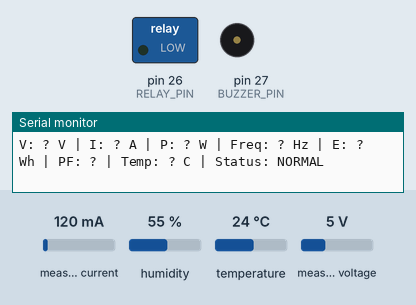
Bench run of a sketch on a simulated Arduino Mega 2560, built for the host (arithmetic inside an expression is 32-bit, double 64-bit). Parts: switched loads named in the sketch (green lamp = pin HIGH), buzzer (waves = sounding, pin HIGH), the last lines printed to the serial monitor. The inputs (shaded band) are chosen by the test bench; at power-on: measured current 120 mA, humidity 55 %, temperature 24 °C, measured voltage 5 V.

Above: at 2.2 s.
2.3 s: measured current set to 210 mA
4.2 s: measured current set to 255 mA
At 6.1 s:
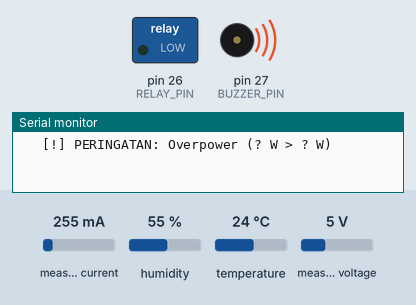
6.5 s: measured current set to 40 mA
At 7.7 s:
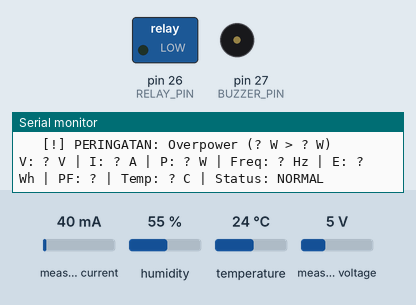
8.5 s: measured current set to 500 mA
At 10.4 s:
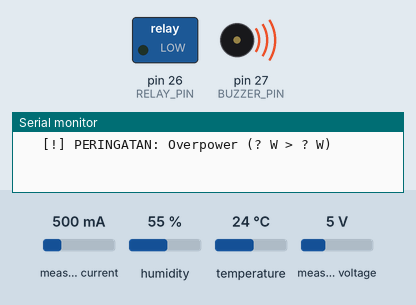
Timing chart, 0 to 11.5 s (numbered marks = the images above; inputs shaded):
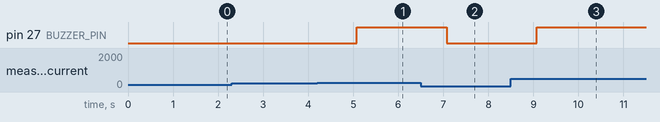

The sketch:

EMORA.ino
```cpp
#include <PZEM004Tv30.h>
#include <DHT.h>

// ----------------------------------------------------
// Definisi Pin Sesuai Skema Hardware
// ----------------------------------------------------
#define RELAY_PIN    26   // Active LOW Relay (Hanya untuk mengalirkan daya utama)
#define DHT_PIN      14   // Data Sensor DHT22
#define BUZZER_PIN   27   // Alarm Buzzer Indikator
#define DHT_TYPE     DHT22

PZEM004Tv30 pzem(Serial2, 16, 17);
DHT dht(DHT_PIN, DHT_TYPE);

// ----------------------------------------------------
// Batas Ambang Peringatan (Thresholds)
// ----------------------------------------------------
const float VOLT_MIN          = 180.0; // Volt (Undervoltage)
const float VOLT_MAX          = 245.0; // Volt (Overvoltage)
const float CURRENT_MAX       = 2.0;   // Ampere (Overcurrent - Sesuaikan dengan kapasitas beban/MCB)
const float POWER_MAX         = 50.0;  // Watt (Overpower)
const float TEMP_MAX          = 45.0;  // Celsius (Overheat)

// Ambang Batas Manajemen Energi
const float FREQ_MIN          = 49.0;  // Hz (Frekuensi Minimal PLN)
const float FREQ_MAX          = 51.0;  // Hz (Frekuensi Maksimal PLN)
const float PF_MIN            = 0.85;  // Power Factor Minimal
const float ENERGY_MAX_HOURLY = 100.0; // Wh (Batas Maksimal Konsumsi per Jam)

unsigned long previousMillis = 0;
const long readInterval = 1000; // Pembacaan data setiap 1 detik

// Variabel Pelacak Konsumsi Energi per Jam
unsigned long lastHourMillis = 0;
const unsigned long oneHourInterval = 3600000; // 1 jam dalam milidetik
float startHourEnergyWh = -1.0;

void setup() {
  Serial.begin(115200);

  pinMode(RELAY_PIN, OUTPUT);
  pinMode(BUZZER_PIN, OUTPUT);

  digitalWrite(RELAY_PIN, LOW);  // Active LOW = ON
  digitalWrite(BUZZER_PIN, LOW); // Buzzer MATI awal

  dht.begin();

  Serial.println("==================================================");
  Serial.println(" SISTEM MONITORING & MANAJEMEN ENERGI (NO-TRIP)  ");
  Serial.println(" Status Relay: ON (Daya Terhubung ke Beban) ");
  Serial.println("==================================================");
  delay(1000);
}

void loop() {
  unsigned long currentMillis = millis();

  if (currentMillis - previousMillis >= readInterval) {
    previousMillis = currentMillis;

    // Pembacaan Parameter Listrik & Lingkungan
    float voltage     = pzem.voltage();
    float current     = pzem.current();
    float power       = pzem.power();
    float energyKwh   = pzem.energy();
    float frequency   = pzem.frequency();
    float pf          = pzem.pf();
    float temperature = dht.readTemperature();
    float humidity    = dht.readHumidity();

    // Validasi Pembacaan PZEM
    if (isnan(voltage)) {
      Serial.println("[WARNING] Gagal membaca data dari sensor PZEM-004T!");
      return;
    }

    float currentEnergyWh = energyKwh * 1000.0f;

    // Inisialisasi Titik Acuan Energi Awal Jam
    if (startHourEnergyWh < 0.0) {
      startHourEnergyWh = currentEnergyWh;
      lastHourMillis = currentMillis;
    }

    // Reset Siklus Perhitungan Setiap 1 Jam
    if (currentMillis - lastHourMillis >= oneHourInterval) {
      lastHourMillis = currentMillis;
      startHourEnergyWh = currentEnergyWh;
    }

    // Hitung Konsumsi Energi Jam Berjalan
    float hourlyEnergyConsumed = currentEnergyWh - startHourEnergyWh;

    // ----------------------------------------------------
    // Deteksi Anomali Per Parameter
    // ----------------------------------------------------
    bool isVoltageAbnormal = (voltage < VOLT_MIN || voltage > VOLT_MAX);
    bool isCurrentAbnormal = (current > CURRENT_MAX);
    bool isPowerAbnormal   = (power > POWER_MAX);
    bool isTempAbnormal    = (!isnan(temperature) && temperature > TEMP_MAX);
    bool isFreqAbnormal    = (frequency < FREQ_MIN || frequency > FREQ_MAX);
    bool isPfAbnormal      = (pf < PF_MIN && power > 5.0);
    bool isEnergyAbnormal  = (hourlyEnergyConsumed > ENERGY_MAX_HOURLY);

    // Tampilkan Seluruh Parameter ke Serial Monitor
    Serial.printf("V: %.1f V | I: %.3f A | P: %.1f W | Freq: %.1f Hz | E: %.1f Wh | PF: %.2f | Temp: %.1f C | Status: ",
                  voltage, current, power, frequency, currentEnergyWh, pf, temperature);

    // ----------------------------------------------------
    // Indikasi Status & Alarm
    // ----------------------------------------------------
    if (isVoltageAbnormal || isCurrentAbnormal || isPowerAbnormal || isTempAbnormal || isFreqAbnormal || isPfAbnormal || isEnergyAbnormal) {
      digitalWrite(BUZZER_PIN, HIGH);
      Serial.println("[ANOMALI DETEKSI]");

      if (isVoltageAbnormal) {
        if (voltage < VOLT_MIN) {
          Serial.printf("   [!] PERINGATAN: Undervoltage (%.1f V < %.1f V)\n", voltage, VOLT_MIN);
        } else {
          Serial.printf("   [!] PERINGATAN: Overvoltage (%.1f V > %.1f V)\n", voltage, VOLT_MAX);
        }
      }

      if (isCurrentAbnormal) {
        Serial.printf("   [!] PERINGATAN: Overcurrent (%.3f A > %.3f A)\n", current, CURRENT_MAX);
      }

      if (isPowerAbnormal) {
        Serial.printf("   [!] PERINGATAN: Overpower (%.1f W > %.1f W)\n", power, POWER_MAX);
      }

      if (isTempAbnormal) {
        Serial.printf("   [!] PERINGATAN: Overheat (%.1f C > %.1f C)\n", temperature, TEMP_MAX);
      }

      if (isFreqAbnormal) {
        Serial.printf("   [!] PERINGATAN: Frekuensi Tidak Normal (%.1f Hz)\n", frequency);
      }

      if (isPfAbnormal) {
        Serial.printf("   [!] PERINGATAN: Power Factor Buruk (%.2f < %.2f)\n", pf, PF_MIN);
      }

      if (isEnergyAbnormal) {
        Serial.printf("   [!] PERINGATAN: Batas Energi Jam Ini Terlampaui (%.1f Wh > %.1f Wh)\n", hourlyEnergyConsumed, ENERGY_MAX_HOURLY);
      }
    } else {
      digitalWrite(BUZZER_PIN, LOW);
      Serial.println("NORMAL");
    }
  }
}
```

Measured:
- the behaviour switches between 229 and 230 mA on measured current (found by bisection; images 0 and 1)
- after the input at 4.2 s, pin 27 (BUZZER_PIN): LOW → HIGH after 0.88 s
- after the input at 6.5 s, pin 27 (BUZZER_PIN): HIGH → LOW after 0.58 s
- after the input at 8.5 s, pin 27 (BUZZER_PIN): LOW → HIGH after 0.58 s
